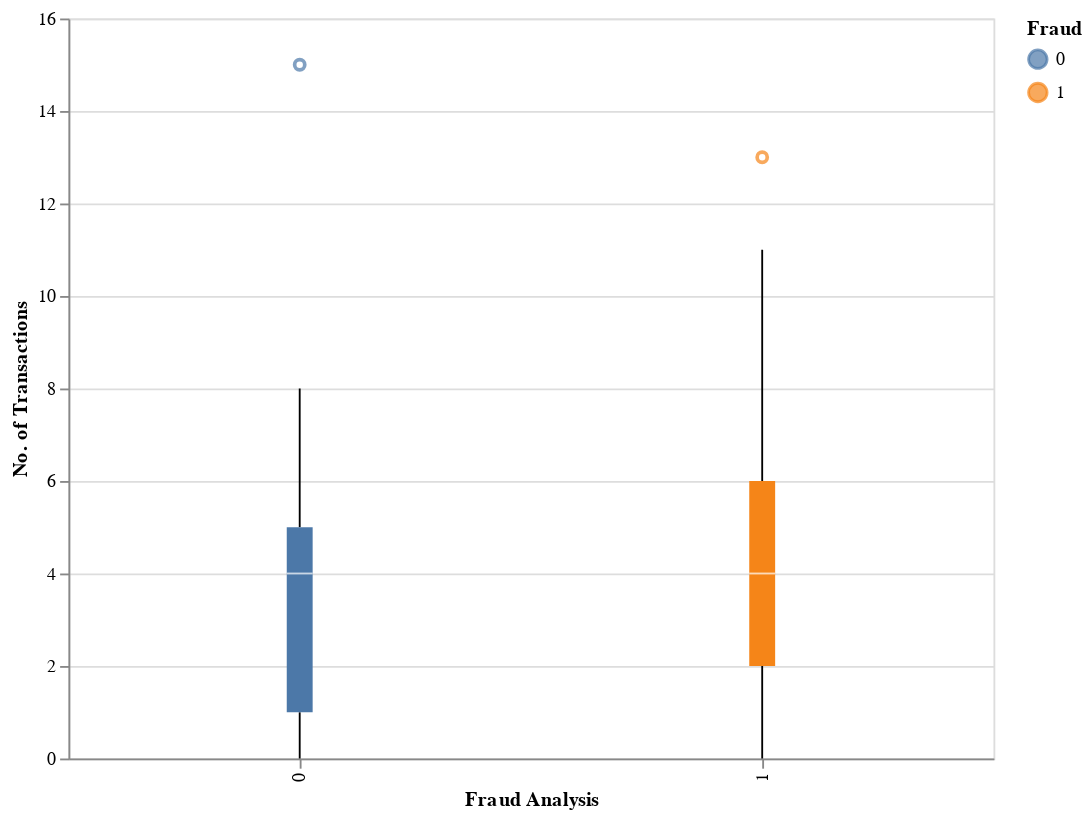

Notebook code cell kept with this figure:
### Code cell
# Create the boxplot
boxplot = alt.Chart(customers_df).mark_boxplot().encode(
    x=alt.X('Fraud:O', title='Fraud Analysis'),  # Use ordinal scale for categorical variable
    y=alt.Y('No_Transactions:Q', title='No. of Transactions'),
    color=alt.Color('Fraud:N')
).properties(height=400, width=500)

boxplot
## Blue - Not fraud Transaction
## Orange - Fraud Transaction

### Figure 1 — Vega-Lite specification as saved in the notebook (floating-point values rounded to 4 significant figures; data arrays with more than 128 entries replaced by an {"elided": "..."} marker saying what was removed)
{"config": {"view": {"continuousWidth": 400, "continuousHeight": 300}}, "data": {"name": "data-c72f60bcb2584b6942c8cb3c154c8038"}, "mark": "boxplot", "encoding": {"color": {"field": "Fraud", "type": "nominal"}, "x": {"field": "Fraud", "title": "Fraud Analysis", "type": "ordinal"}, "y": {"field": "No_Transactions", "title": "No. of Transactions", "type": "quantitative"}}, "height": 400, "width": 500, "$schema": "https://vega.github.io/schema/vega-lite/v4.17.0.json", "datasets": {"data-c72f60bcb2584b6942c8cb3c154c8038": {"elided": "168 records"}}}
